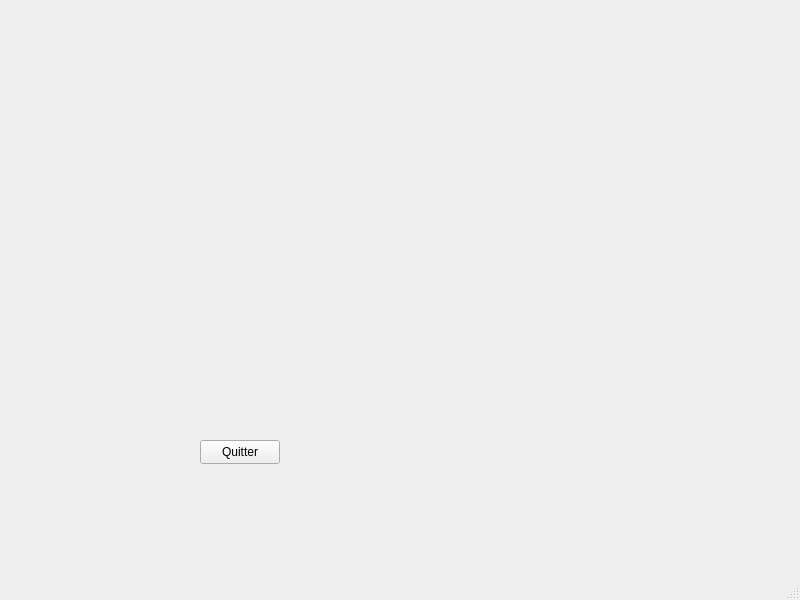
<?xml version="1.0" encoding="UTF-8"?>
<ui version="4.0">
 <class>BanqueMainWindow</class>
 <widget class="QMainWindow" name="BanqueMainWindow">
  <property name="geometry">
   <rect>
    <x>0</x>
    <y>0</y>
    <width>800</width>
    <height>600</height>
   </rect>
  </property>
  <property name="windowTitle">
   <string>BanqueMainWindow</string>
  </property>
  <widget class="QWidget" name="centralwidget">
   <widget class="QPushButton" name="pushButton_Quitter">
    <property name="geometry">
     <rect>
      <x>200</x>
      <y>440</y>
      <width>80</width>
      <height>24</height>
     </rect>
    </property>
    <property name="text">
     <string>Quitter</string>
    </property>
   </widget>
  </widget>
  <widget class="QMenuBar" name="menubar">
   <property name="geometry">
    <rect>
     <x>0</x>
     <y>0</y>
     <width>800</width>
     <height>21</height>
    </rect>
   </property>
  </widget>
  <widget class="QStatusBar" name="statusbar"/>
 </widget>
 <resources/>
 <connections>
  <connection>
   <sender>pushButton_Quitter</sender>
   <signal>clicked()</signal>
   <receiver>BanqueMainWindow</receiver>
   <slot>close()</slot>
   <hints>
    <hint type="sourcelabel">
     <x>237</x>
     <y>465</y>
    </hint>
    <hint type="destinationlabel">
     <x>288</x>
     <y>502</y>
    </hint>
   </hints>
  </connection>
 </connections>
</ui>
